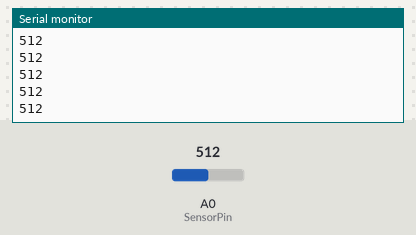
Bench run of a sketch on a simulated Arduino Mega 2560, built with avr-gcc and run on an emulated ATmega2560. On the bench: the last lines printed to the serial monitor. The test bench sets the inputs (shaded band); at power-on: A0 (SensorPin) = 512.

Above: at 1.2 s.
1.3 s: A0 (SensorPin) set to 716
At 2.1 s:
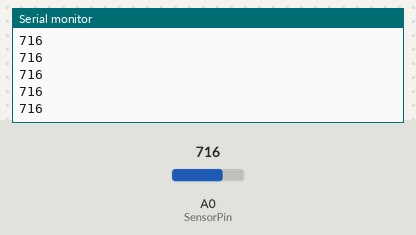
2.8 s: A0 (SensorPin) set to 900
At 3.4 s:
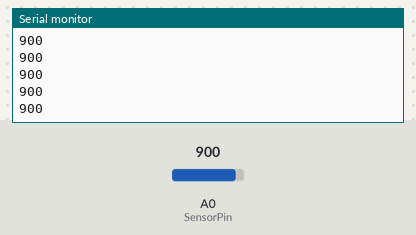
Timing chart, 0 to 5.8 s (numbered marks = the images above; inputs shaded):
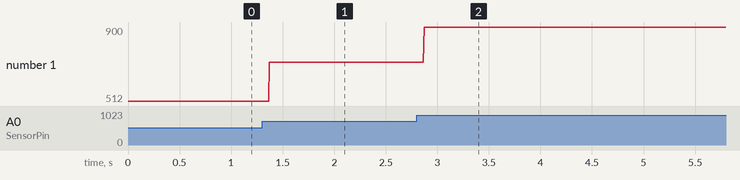

Measured:
- after the input at 1.3 s, the serial monitor: prints a new line after 0.07 s (image 1)
- after the input at 2.8 s, the serial monitor: prints a new line after 0.07 s (image 2)
- plotted number 1: 512 → 716 after the input at 1.3 s, 716 → 900 after the input at 2.8 s

The sketch:

Exp1_ADC_Basic.ino
```cpp
/*
 * Exp1_ADC_BASIC.ino
 *
 * Aim: Print the values of ADC in Serial Monitor
 *
 * Target:        eYFi-Mega dev board (https://products.e-yantra.org/eyfi-mega/)
 * Last modified: 30-06-2022
 * Author:        e-Yantra Team
 *
 * Connections:
 * LDR Pin    -> PF0 (ADC[0]) -> Arduino A0
 *
 * Note: All the LEDs are active low.
 */

// macro definitions
#define SensorPin  A0

void setup() {
    Serial.begin(9600);
    // set LDR Pin as Input
    pinMode(SensorPin, INPUT);
}

void loop() {
    // Getting the values from the Sensor
    int SensorVal = analogRead(SensorPin);

    // Printing the values received from Sensor in serial monitor
    Serial.println(SensorVal);
}
```
